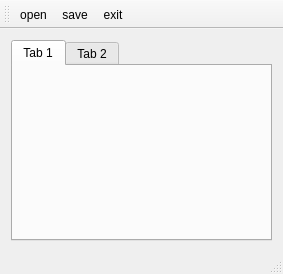
<?xml version="1.0" encoding="UTF-8"?>
<ui version="4.0">
 <class>APSavegameEditorClass</class>
 <widget class="QMainWindow" name="APSavegameEditorClass">
  <property name="geometry">
   <rect>
    <x>0</x>
    <y>0</y>
    <width>283</width>
    <height>274</height>
   </rect>
  </property>
  <property name="windowTitle">
   <string>APSavegameEditor</string>
  </property>
  <widget class="QWidget" name="centralWidget">
   <property name="sizePolicy">
    <sizepolicy hsizetype="Minimum" vsizetype="Minimum">
     <horstretch>0</horstretch>
     <verstretch>0</verstretch>
    </sizepolicy>
   </property>
   <layout class="QVBoxLayout" name="verticalLayout">
    <item>
     <widget class="QTabWidget" name="tabWidget">
      <property name="currentIndex">
       <number>0</number>
      </property>
      <widget class="QWidget" name="tab">
       <property name="font">
        <font>
         <pointsize>12</pointsize>
        </font>
       </property>
       <attribute name="title">
        <string>Tab 1</string>
       </attribute>
      </widget>
      <widget class="QWidget" name="tab_2">
       <attribute name="title">
        <string>Tab 2</string>
       </attribute>
      </widget>
     </widget>
    </item>
   </layout>
  </widget>
  <widget class="QMenuBar" name="menuBar">
   <property name="geometry">
    <rect>
     <x>0</x>
     <y>0</y>
     <width>283</width>
     <height>26</height>
    </rect>
   </property>
  </widget>
  <widget class="QToolBar" name="mainToolBar">
   <attribute name="toolBarArea">
    <enum>TopToolBarArea</enum>
   </attribute>
   <attribute name="toolBarBreak">
    <bool>false</bool>
   </attribute>
   <addaction name="actionopen"/>
   <addaction name="actionsave"/>
   <addaction name="actionexit"/>
  </widget>
  <widget class="QStatusBar" name="statusBar"/>
  <action name="actionopen">
   <property name="text">
    <string>open</string>
   </property>
   <property name="toolTip">
    <string>Savegame öffen</string>
   </property>
  </action>
  <action name="actionsave">
   <property name="text">
    <string>save</string>
   </property>
   <property name="toolTip">
    <string>Modifikationen zurückschreiben</string>
   </property>
  </action>
  <action name="actionexit">
   <property name="text">
    <string>exit</string>
   </property>
   <property name="toolTip">
    <string>Programm beenden</string>
   </property>
  </action>
 </widget>
 <layoutdefault spacing="6" margin="11"/>
 <resources>
  <include location="APSavegameEditor.qrc"/>
 </resources>
 <connections/>
</ui>
